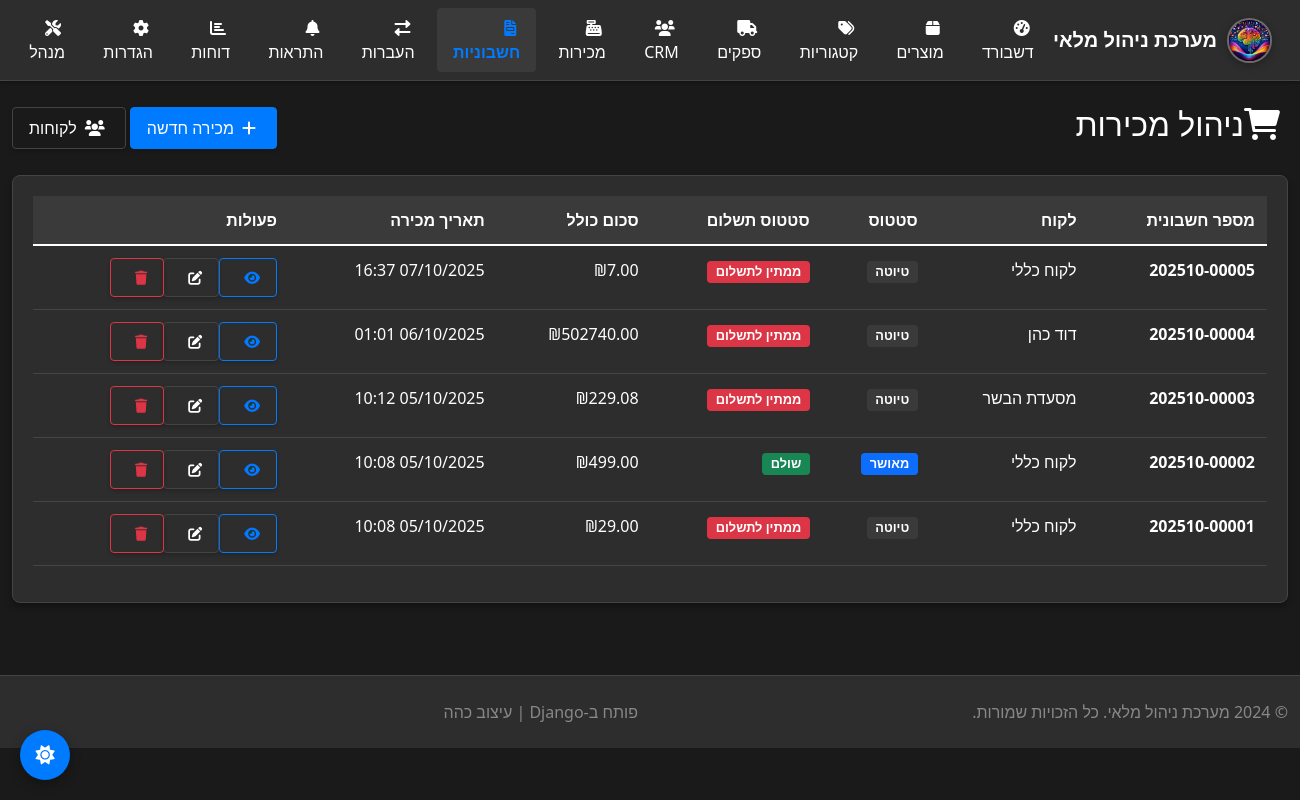
Before: /sales/ with the older database file.
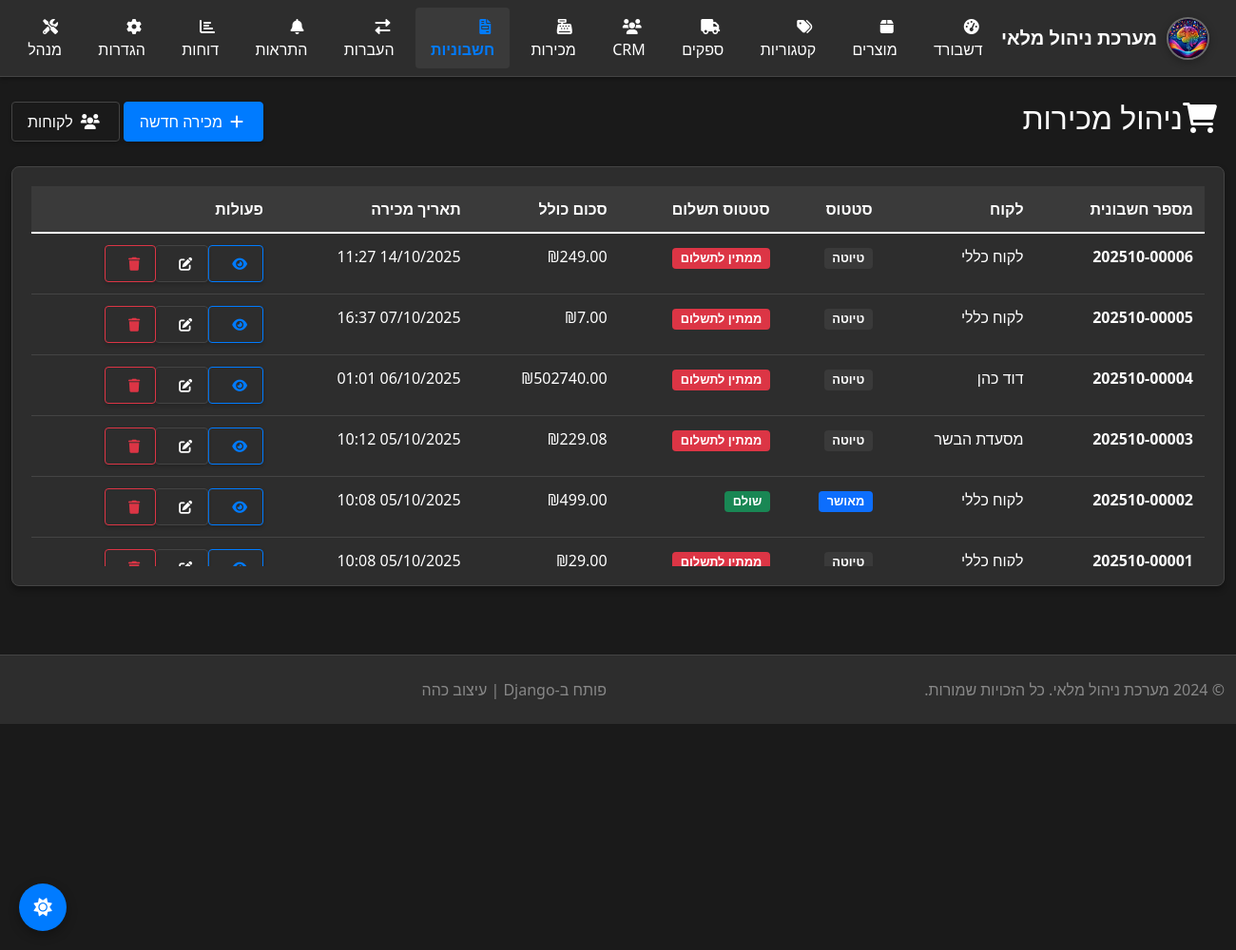
After: the same page with the newer database file.
### inventory/models.py (models this page shows, shortened)
class Sale(models.Model):
    STATUS_CHOICES = [
        ('draft', 'טיוטה'),
        ('confirmed', 'מאושר'),
        ('completed', 'הושלם'),
        ('cancelled', 'בוטל'),
    ]
    PAYMENT_STATUS_CHOICES = [
        ('pending', 'ממתין לתשלום'),
        ('partial', 'תשלום חלקי'),
        ('paid', 'שולם'),
        ('refunded', 'הוחזר'),
    ]
    PAYMENT_METHOD_CHOICES = [
        ('credit_clearing', 'סליקה כולל'),
        ('cash', 'מזומן'),
        ('credit_card', 'כרטיס אשראי'),
        ('bit', 'ביט'),
        ('paypal', 'פייפאל'),
        ('paybox', 'פייבוקס'),
    ]
    invoice_number = models.CharField(max_length=50, unique=True, verbose_name="מספר חשבונית")
    customer = models.ForeignKey(Customer, on_delete=models.SET_NULL, null=True, blank=True, verbose_name="לקוח")
    location = models.ForeignKey(Location, on_delete=models.SET_NULL, null=True, blank=True, verbose_name="מיקום מכירה", help_text="החנות בה בוצעה המכירה")
    status = models.CharField(max_length=20, choices=STATUS_CHOICES, default='draft', verbose_name="סטטוס")
    payment_status = models.CharField(max_length=20, choices=PAYMENT_STATUS_CHOICES, default='pending', verbose_name="סטטוס תשלום")
    payment_method = models.CharField(max_length=30, choices=PAYMENT_METHOD_CHOICES, blank=True, null=True, verbose_name="אפשרות תשלום")
    subtotal = models.DecimalField(max_digits=10, decimal_places=2, default=0, verbose_name="סכום לפני מע\"מ")
    tax_rate = models.DecimalField(max_digits=5, decimal_places=2, default=18, verbose_name="אחוז מע\"מ")
    tax_amount = models.DecimalField(max_digits=10, decimal_places=2, default=0, verbose_name="סכום מע\"מ")
    total_amount = models.DecimalField(max_digits=10, decimal_places=2, default=0, verbose_name="סכום כולל")
    notes = models.TextField(blank=True, null=True, verbose_name="הערות")
    sale_date = models.DateTimeField(default=timezone.now, verbose_name="תאריך מכירה")
    created_by = models.ForeignKey(User, on_delete=models.SET_NULL, null=True, blank=True, verbose_name="נוצר על ידי")
    created_at = models.DateTimeField(auto_now_add=True)
    updated_at = models.DateTimeField(auto_now=True)
    digital_signature = models.CharField(max_length=255, blank=True, verbose_name="חתימה דיגיטלית")
    qr_code = models.TextField(blank=True, verbose_name="QR Code")
    is_archived = models.BooleanField(default=False, verbose_name="בארכיון")
    requires_tax_authority_number = models.BooleanField(default=False, verbose_name="דורש מספר הקצאה")  # מעל 20,000 ₪
    class Meta:
        ordering = ['-created_at']
        verbose_name = "מכירה"
        verbose_name_plural = "מכירות"

class Customer(models.Model):
    CUSTOMER_TYPE_CHOICES = [
        ('individual', 'פרטי'),
        ('business', 'עסקי'),
        ('wholesale', 'סיטונאי'),
    ]
    PRIORITY_CHOICES = [
        ('low', 'נמוכה'),
        ('medium', 'בינונית'),
        ('high', 'גבוהה'),
        ('vip', 'VIP'),
    ]
    name = models.CharField(max_length=200, verbose_name="שם לקוח")
    customer_type = models.CharField(max_length=20, choices=CUSTOMER_TYPE_CHOICES, default='individual', verbose_name="סוג לקוח")
    priority = models.CharField(max_length=20, choices=PRIORITY_CHOICES, default='medium', verbose_name="עדיפות")
    email = models.EmailField(blank=True, null=True, verbose_name="אימייל")
    phone = models.CharField(max_length=20, blank=True, null=True, verbose_name="טלפון")
    mobile = models.CharField(max_length=20, blank=True, null=True, verbose_name="נייד")
    website = models.URLField(blank=True, null=True, verbose_name="אתר אינטרנט")
    address = models.TextField(blank=True, null=True, verbose_name="כתובת")
    city = models.CharField(max_length=100, blank=True, null=True, verbose_name="עיר")
    postal_code = models.CharField(max_length=10, blank=True, null=True, verbose_name="מיקוד")
    country = models.CharField(max_length=100, default='ישראל', verbose_name="מדינה")
    tax_id = models.CharField(max_length=20, blank=True, null=True, verbose_name="ח.פ/ת.ז")
    id_number = models.CharField(max_length=20, blank=True, null=True, verbose_name="ת.ז")
    customer_code = models.CharField(max_length=20, unique=True, blank=True, null=True, verbose_name="קוד לקוח")
    credit_limit = models.DecimalField(max_digits=10, decimal_places=2, default=0, verbose_name="מגבלת אשראי")
    payment_terms = models.CharField(max_length=100, default='30 ימים', verbose_name="תנאי תשלום")
    discount_percent = models.DecimalField(max_digits=5, decimal_places=2, default=0, verbose_name="אחוז הנחה")
    total_purchases = models.DecimalField(max_digits=12, decimal_places=2, default=0, verbose_name="סה\"כ רכישות")
    last_purchase_date = models.DateTimeField(blank=True, null=True, verbose_name="רכישה אחרונה")
    total_orders = models.PositiveIntegerField(default=0, verbose_name="סה\"כ הזמנות")
    is_active = models.BooleanField(default=True, verbose_name="פעיל")
    is_vip = models.BooleanField(default=False, verbose_name="לקוח VIP")
    notes = models.TextField(blank=True, null=True, verbose_name="הערות")
    created_at = models.DateTimeField(auto_now_add=True)
    updated_at = models.DateTimeField(auto_now=True)
    created_by = models.ForeignKey(User, on_delete=models.SET_NULL, null=True, blank=True, verbose_name="נוצר על ידי")
    class Meta:
        ordering = ['name']
        verbose_name = "לקוח"
        verbose_name_plural = "לקוחות"

### inventory/views.py (the view)
# urls.py: path('sales/', views.sale_list, name='sale_list'),
def sale_list(request):
    sales = Sale.objects.select_related('customer').all()
    return render(request, 'inventory/sale_list.html', {'sales': sales})

### inventory/templates/inventory/sale_list.html (shortened to what this page needs)
{%extends 'inventory/base.html' %}
{% block content %}
<div class="row">
            <div class="col-12">
                <div class="d-flex justify-content-between align-items-center mb-4">
                    <h2><i class="fas fa-shopping-cart me-2"></i>ניהול מכירות</h2>
                    <div>
                        <a href="{% url 'add_sale' %}" class="btn btn-primary me-2">
                            <i class="fas fa-plus me-1"></i>מכירה חדשה
                        </a>
                        <a href="{% url 'customer_list' %}" class="btn btn-outline-secondary">
                            <i class="fas fa-users me-1"></i>לקוחות
                        </a>
                    </div>
                </div>
                <div class="card">
                    <div class="card-body">
                        {% if sales %}
                            <div class="table-responsive">
                                <table class="table table-hover">
                                    <thead>
                                        <tr>
                                            <th>מספר חשבונית</th>
                                            <th>לקוח</th>
                                            <th>סטטוס</th>
                                            <th>סטטוס תשלום</th>
                                            <th>סכום כולל</th>
                                            <th>תאריך מכירה</th>
                                            <th>פעולות</th>
                                        </tr>
                                    </thead>
                                    <tbody>
                                        {% for sale in sales %}
                                        <tr>
                                            <td>
                                                <strong>{{ sale.invoice_number }}</strong>
                                            </td>
                                            <td>{{ sale.customer.name|default:"לקוח כללי" }}</td>
                                            <td>
                                                <span class="badge bg-{% if sale.status == 'completed' %}success{% elif sale.status == 'confirmed' %}primary{% elif sale.status == 'draft' %}secondary{% else %}danger{% endif %}">
                                                    {{ sale.get_status_display }}
                                                </span>
                                            </td>
                                            <td>
                                                <span class="badge bg-{% if sale.payment_status == 'paid' %}success{% elif sale.payment_status == 'partial' %}warning{% else %}danger{% endif %}">
                                                    {{ sale.get_payment_status_display }}
                                                </span>
                                            </td>
                                            <td>₪{{ sale.total_amount|floatformat:2 }}</td>
                                            <td>{{ sale.sale_date|date:"d/m/Y H:i" }}</td>
                                            <td>
                                                <div class="btn-group btn-group-sm">
                                                    <a href="{% url 'sale_detail' sale.pk %}" class="btn btn-outline-primary" title="פרטים">
                                                        <i class="fas fa-eye"></i>
                                                    </a>
                                                    <a href="#" class="btn btn-outline-secondary" title="ערוך">
                                                        <i class="fas fa-edit"></i>
                                                    </a>
                                                    <a href="#" class="btn btn-outline-danger" title="מחק">
                                                        <i class="fas fa-trash"></i>
                                                    </a>
                                                </div>
                                            </td>
                                        </tr>
                                        {% endfor %}
                                    </tbody>
                                </table>
                            </div>
                        {% else %}
                            <div class="alert alert-info text-center">
                                <i class="fas fa-info-circle me-2"></i>
                                לא נמצאו מכירות
                            </div>
                        {% endif %}
                    </div>
                </div>
            </div>
        </div>
    </div>
{% endblock %}

### inventory/templates/inventory/base.html (shortened to what this page needs)
{% load static %}
<!DOCTYPE html>
<html lang="he" dir="rtl">
<head>
    <link href="https://cdn.jsdelivr.net/npm/bootstrap@5.1.3/dist/css/bootstrap.min.css" rel="stylesheet">
    <link href="https://cdnjs.cloudflare.com/ajax/libs/font-awesome/6.0.0/css/all.min.css" rel="stylesheet">
    <link href="{% static 'inventory/css/dark-theme.css' %}" rel="stylesheet">
</head>
<body>
    <nav class="navbar navbar-expand-lg navbar-dark">
        <div class="container-fluid">
            <a class="navbar-brand" href="{% url 'dashboard' %}">
                {% load static %}
                <img src="{% static 'inventory/images/logo.png' %}"
                     alt="לוגו"
                     class="navbar-logo"
                     onerror="this.src='https://cdn-icons-png.flaticon.com/512/3659/3659898.png'">
                <span>מערכת ניהול מלאי</span>
            </a>
            <div class="collapse navbar-collapse justify-content-end" id="navbarNav">
                <div class="navbar-nav">
                    <a class="nav-link {% if request.resolver_match.url_name == 'dashboard' %}active{% endif %}" href="{% url 'dashboard' %}">
                        <i class="fas fa-tachometer-alt me-1"></i>דשבורד
                    </a>
                    <a class="nav-link {% if 'product' in request.resolver_match.url_name %}active{% endif %}" href="{% url 'product_list' %}">
                        <i class="fas fa-box me-1"></i>מוצרים
                    </a>
                    <a class="nav-link {% if 'category' in request.resolver_match.url_name %}active{% endif %}" href="{% url 'category_list' %}">
                        <i class="fas fa-tags me-1"></i>קטגוריות
                    </a>
                    <a class="nav-link {% if 'supplier' in request.resolver_match.url_name %}active{% endif %}" href="{% url 'supplier_list' %}">
                        <i class="fas fa-truck me-1"></i>ספקים
                    </a>
                    <a class="nav-link {% if 'crm' in request.resolver_match.url_name %}active{% endif %}" href="{% url 'crm_dashboard' %}">
                        <i class="fas fa-users me-1"></i>CRM
                    </a>
                    <a class="nav-link {% if 'add_sale' in request.resolver_match.url_name %}active{% endif %}" href="{% url 'add_sale' %}">
                        <i class="fas fa-cash-register me-1"></i>מכירות
                    </a>
                    <a class="nav-link {% if 'sale' in request.resolver_match.url_name and 'add_sale' not in request.resolver_match.url_name %}active{% endif %}" href="{% url 'sale_list' %}">
                        <i class="fas fa-file-invoice me-1"></i>חשבוניות
                    </a>
                    <a class="nav-link {% if 'transfer' in request.resolver_match.url_name %}active{% endif %}" href="{% url 'transfer_list' %}">
                        <i class="fas fa-exchange-alt me-1"></i>העברות
                    </a>
                    <a class="nav-link {% if 'alert' in request.resolver_match.url_name %}active{% endif %}" href="{% url 'alerts' %}">
                        <i class="fas fa-bell me-1"></i>התראות
                    </a>
                    <a class="nav-link {% if 'report' in request.resolver_match.url_name %}active{% endif %}" href="{% url 'reports' %}">
                        <i class="fas fa-chart-bar me-1"></i>דוחות
                    </a>
                    <a class="nav-link {% if 'settings' in request.resolver_match.url_name %}active{% endif %}" href="{% url 'system_settings' %}">
                        <i class="fas fa-cog me-1"></i>הגדרות
                    </a>
                    <a class="nav-link" href="/admin/" target="_blank">
                        <i class="fas fa-tools me-1"></i>מנהל
                    </a>
                </div>
            </div>
        </div>
    </nav>
    <div class="container-fluid mt-4">
        {% block content %}{% endblock %}
    <footer class="mt-5 py-4" style="background-color: var(--bg-secondary); border-top: 1px solid var(--border-color);">
        <div class="container-fluid">
            <div class="row">
                <div class="col-md-6">
                    <p class="text-muted mb-0">&copy; 2024 מערכת ניהול מלאי. כל הזכויות שמורות.</p>
                </div>
                <div class="col-md-6 text-end">
                    <p class="text-muted mb-0">פותח ב-Django | עיצוב כהה</p>
                </div>
            </div>
        </div>
    </footer>
    <button class="theme-toggle" id="themeToggle" title="החלף ערכת צבעים">
    </button>
</body>
</html>

Changed rows visible on the page:
added Sale: invoice_number "202510-00006", customer.name "לקוח כללי", status "טיוטה", payment_status "ממתין לתשלום", total_amount "249.00", sale_date "14/10/2025 11:27"
